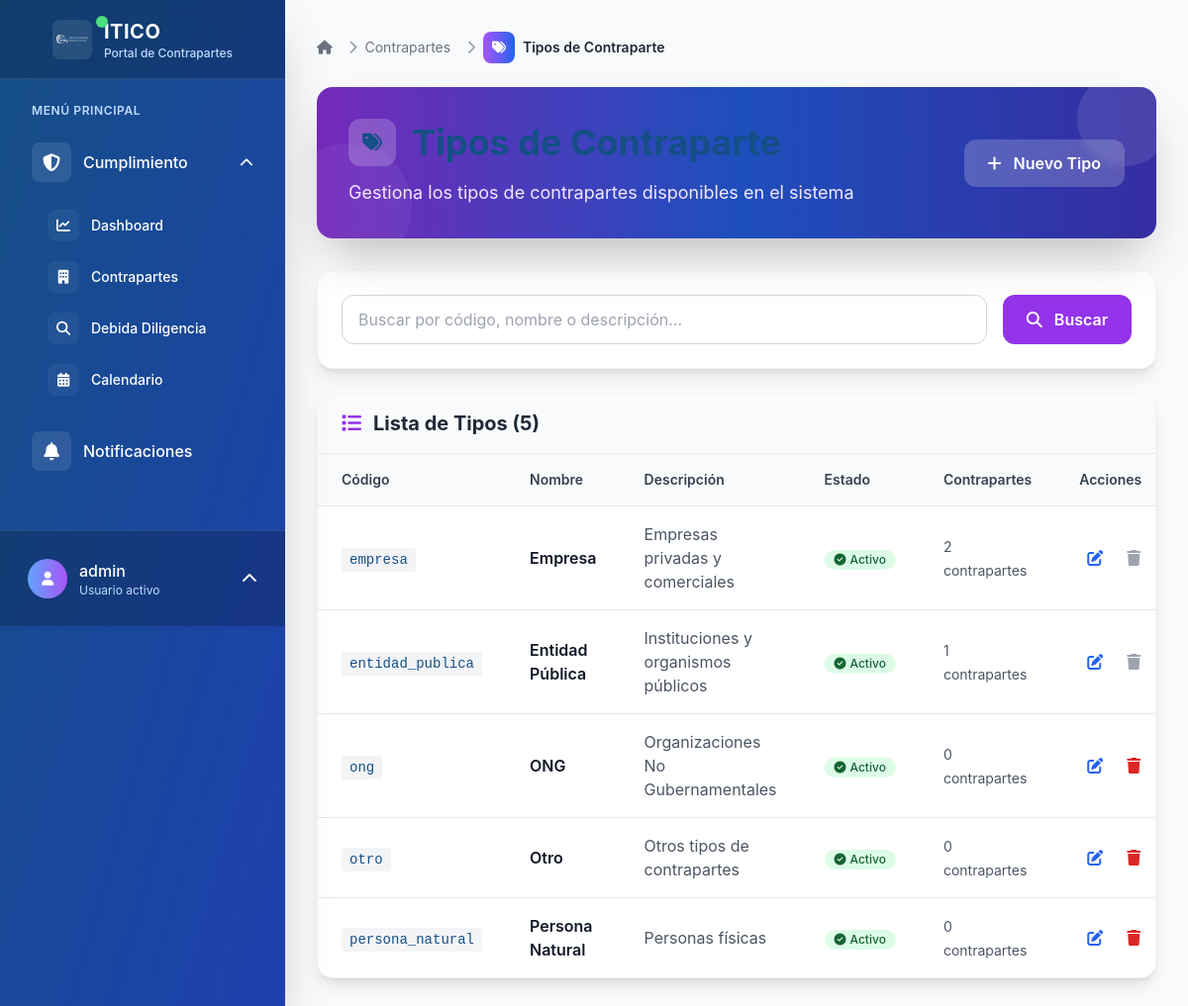
/contrapartes/tipos/ (signed in), run on the app's committed database.
### contrapartes/models.py (models this page shows, shortened)
class TipoContraparte(models.Model):
    codigo = models.CharField(
        max_length=20,
        unique=True,
        verbose_name="Código",
        help_text="Código único para identificar el tipo (ej: empresa, ong, etc.)"
    )
    nombre = models.CharField(
        max_length=100,
        verbose_name="Nombre",
        help_text="Nombre descriptivo del tipo de contraparte"
    )
    descripcion = models.TextField(
        blank=True,
        null=True,
        verbose_name="Descripción",
        help_text="Descripción detallada del tipo de contraparte"
    )
    activo = models.BooleanField(
        default=True,
        verbose_name="Activo",
        help_text="Indica si este tipo está disponible para nuevas contrapartes"
    )
    creado_por = models.ForeignKey(
        User,
        on_delete=models.PROTECT,
        related_name='tipos_contraparte_creados',
        verbose_name="Creado por"
    )
    fecha_creacion = models.DateTimeField(auto_now_add=True, verbose_name="Fecha de creación")
    fecha_actualizacion = models.DateTimeField(auto_now=True, verbose_name="Última actualización")
    class Meta:
        verbose_name = "Tipo de Contraparte"
        verbose_name_plural = "Tipos de Contraparte"
        ordering = ['nombre']

### contrapartes/views.py (the view)
# urls.py: path('tipos/', views.TipoContraparteListView.as_view(), name='tipo_lista'),
class TipoContraparteListView(LoginRequiredMixin, ListView):
    model = TipoContraparte
    template_name = 'contrapartes/tipo_lista.html'
    context_object_name = 'tipos'
    paginate_by = 20
    def get_queryset(self):
        queryset = TipoContraparte.objects.all()
        search = self.request.GET.get('search')
        if search:
            queryset = queryset.filter(
                Q(codigo__icontains=search) |
                Q(nombre__icontains=search) |
                Q(descripcion__icontains=search)
            )
        return queryset

### templates/contrapartes/tipo_lista.html (shortened to what this page needs)
{% extends 'base.html' %}
{% block breadcrumb %}
<nav aria-label="breadcrumb" class="mb-6">
    <ol class="flex items-center space-x-2 text-sm">
        <li class="flex items-center">
            <a href="{% url 'dashboard:index' %}" class="text-gray-500 hover:text-gray-700 transition-colors duration-200">
                <i class="fas fa-home"></i>
            </a>
        </li>
        <li class="flex items-center">
            <i class="fas fa-chevron-right text-gray-400 mx-2"></i>
            <a href="{% url 'contrapartes:lista' %}" class="text-gray-500 hover:text-gray-700 transition-colors duration-200">
                Contrapartes
            </a>
        </li>
        <li class="flex items-center">
            <i class="fas fa-chevron-right text-gray-400 mx-2"></i>
            <div class="flex items-center justify-center w-8 h-8 rounded-lg bg-gradient-to-r from-purple-500 to-blue-600 text-white mr-2">
                <i class="fas fa-tags text-sm"></i>
            </div>
            <span class="font-semibold text-gray-800">Tipos de Contraparte</span>
        </li>
    </ol>
</nav>
{% endblock %}
{% block content %}
<div class="mb-8">
    <div class="bg-gradient-to-r from-purple-600 via-blue-600 to-indigo-700 rounded-2xl p-8 text-white shadow-2xl relative overflow-hidden">
        <div class="absolute inset-0 bg-black bg-opacity-20"></div>
        <div class="absolute -top-4 -right-4 w-24 h-24 bg-white bg-opacity-10 rounded-full"></div>
        <div class="absolute -bottom-8 -left-8 w-32 h-32 bg-white bg-opacity-5 rounded-full"></div>
        <div class="relative z-10">
            <div class="flex justify-between items-center">
                <div>
                    <h1 class="text-3xl lg:text-4xl font-bold mb-3 flex items-center">
                        <div class="w-12 h-12 rounded-xl bg-white bg-opacity-20 flex items-center justify-center mr-4 backdrop-blur-sm">
                            <i class="fas fa-tags text-xl"></i>
                        </div>
                    </h1>
                    <p class="text-lg text-purple-100 leading-relaxed">
                        Gestiona los tipos de contrapartes disponibles en el sistema
                    </p>
                </div>
                <a href="{% url 'contrapartes:tipo_crear' %}" class="bg-white bg-opacity-20 hover:bg-opacity-30 text-white px-6 py-3 rounded-xl font-semibold transition-all duration-200 backdrop-blur-sm">
                    <i class="fas fa-plus mr-2"></i>
                    Nuevo Tipo
                </a>
            </div>
        </div>
    </div>
</div>
<div class="bg-white rounded-2xl shadow-lg border border-gray-100 mb-6 p-6">
    <form method="get" class="flex gap-4">
        <div class="flex-1">
            <input type="text"
                   name="search"
                   value="{{ request.GET.search }}"
                   placeholder="Buscar por código, nombre o descripción..."
                   class="w-full px-4 py-3 border border-gray-300 rounded-xl focus:ring-2 focus:ring-purple-500 focus:border-transparent transition-all duration-200">
        </div>
        <button type="submit" class="px-6 py-3 bg-purple-600 text-white rounded-xl font-semibold hover:bg-purple-700 transition-all duration-200">
            <i class="fas fa-search mr-2"></i>
            Buscar
        </button>
    </form>
</div>
<div class="bg-white rounded-2xl shadow-lg border border-gray-100 overflow-hidden">
    <div class="px-6 py-4 border-b border-gray-200 bg-gray-50">
        <h2 class="text-xl font-bold text-gray-800 flex items-center">
            <i class="fas fa-list mr-3 text-purple-600"></i>
            Lista de Tipos ({{ tipos|length }})
        </h2>
    </div>
    {% if tipos %}
    <div class="overflow-x-auto">
        <table class="w-full">
            <thead class="bg-gray-50 border-b border-gray-200">
                <tr>
                    <th class="px-6 py-4 text-left text-sm font-semibold text-gray-700">Código</th>
                    <th class="px-6 py-4 text-left text-sm font-semibold text-gray-700">Nombre</th>
                    <th class="px-6 py-4 text-left text-sm font-semibold text-gray-700">Descripción</th>
                    <th class="px-6 py-4 text-left text-sm font-semibold text-gray-700">Estado</th>
                    <th class="px-6 py-4 text-left text-sm font-semibold text-gray-700">Contrapartes</th>
                    <th class="px-6 py-4 text-left text-sm font-semibold text-gray-700">Acciones</th>
                </tr>
            </thead>
            <tbody class="divide-y divide-gray-200">
                {% for tipo in tipos %}
                <tr class="hover:bg-gray-50 transition-colors duration-200">
                    <td class="px-6 py-4">
                        <span class="font-mono text-sm bg-gray-100 px-2 py-1 rounded">{{ tipo.codigo }}</span>
                    </td>
                    <td class="px-6 py-4">
                        <span class="font-semibold text-gray-900">{{ tipo.nombre }}</span>
                    </td>
                    <td class="px-6 py-4">
                        <span class="text-gray-600">{{ tipo.descripcion|default:"Sin descripción"|truncatechars:50 }}</span>
                    </td>
                    <td class="px-6 py-4">
                        {% if tipo.activo %}
                            <span class="inline-flex items-center px-2.5 py-0.5 rounded-full text-xs font-medium bg-green-100 text-green-800">
                                <i class="fas fa-check-circle mr-1"></i>
                                Activo
                            </span>
                        {% else %}
                            <span class="inline-flex items-center px-2.5 py-0.5 rounded-full text-xs font-medium bg-red-100 text-red-800">
                                <i class="fas fa-times-circle mr-1"></i>
                                Inactivo
                            </span>
                        {% endif %}
                    </td>
                    <td class="px-6 py-4">
                        <span class="text-sm text-gray-600">{{ tipo.contrapartes.count }} contrapartes</span>
                    </td>
                    <td class="px-6 py-4">
                        <div class="flex items-center space-x-2">
                            <a href="{% url 'contrapartes:tipo_editar' tipo.pk %}"
                               class="text-blue-600 hover:text-blue-800 p-2 rounded-lg hover:bg-blue-50 transition-all duration-200"
                               title="Editar">
                                <i class="fas fa-edit"></i>
                            </a>
                            {% if tipo.contrapartes.count == 0 %}
                            <a href="{% url 'contrapartes:tipo_eliminar' tipo.pk %}"
                               class="text-red-600 hover:text-red-800 p-2 rounded-lg hover:bg-red-50 transition-all duration-200"
                               title="Eliminar">
                                <i class="fas fa-trash"></i>
                            </a>
                            {% else %}
                            <span class="text-gray-400 p-2" title="No se puede eliminar: tiene contrapartes asociadas">
                                <i class="fas fa-trash"></i>
                            </span>
                            {% endif %}
                        </div>
                    </td>
                </tr>
                {% endfor %}
            </tbody>
        </table>
    </div>
    {% endif %}
</div>
{% endblock %}

### templates/partials/user_menu.html (shortened to what this page needs)
{% if user.is_authenticated %}
    <div class="p-4 border-t border-white border-opacity-10 bg-black bg-opacity-20">
        <div class="relative">
            <button id="user-menu-button" class="group flex items-center w-full text-white hover:bg-white hover:bg-opacity-10 p-3 rounded-xl transition-all duration-300">
                <div class="flex items-center justify-center w-10 h-10 rounded-full bg-gradient-to-r from-blue-400 to-purple-500 mr-3 group-hover:scale-110 transition-transform duration-300">
                    <i class="fas fa-user text-sm"></i>
                </div>
                <div class="flex-1 text-left">
                    <p class="font-medium truncate group-hover:translate-x-1 transition-transform duration-300">{{ user.get_full_name|default:user.username }}</p>
                    <p class="text-xs text-blue-200">Usuario activo</p>
                </div>
                <i class="fas fa-chevron-up ml-2 transform group-hover:rotate-180 transition-transform duration-300" id="chevron-icon"></i>
            </button>
        </div>
    </div>
{% endif %}

### static/css/itico.css (style rules this page uses)
:root { --color-primario: #154F86; --color-blanco: #FFFFFF; --color-exito: #10B981; --color-advertencia: #F59E0B; --color-error: #EF4444; --color-info: #3B82F6; --color-fondo: var(--color-blanco); --color-fondo-secundario: #F9FAFB; --color-texto: var(--color-primario); --color-texto-secundario: #6B7280; --color-borde: #E5E7EB; --sombra-sm: 0 1px 2px 0 rgba(0, 0, 0, 0.05); --sombra-md: 0 4px 6px -1px rgba(0, 0, 0, 0.1); --sombra-lg: 0 10px 15px -3px rgba(0, 0, 0, 0.1); }
* { margin: 0; padding: 0; box-sizing: border-box; }
body { background: var(--color-fondo); color: var(--color-texto); font-family: -apple-system, BlinkMacSystemFont, 'Segoe UI', Roboto, Oxygen, Ubuntu, Cantarell, sans-serif; line-height: 1.6; }
h1, h2, h3, h4, h5, h6 { color: var(--color-primario); margin-bottom: 1rem; font-weight: 600; }
h1 { font-size: 2.5rem; }
h2 { font-size: 2rem; }
a { color: var(--color-primario); text-decoration: none; transition: color 0.3s ease; }
.shadow-lg { box-shadow: var(--sombra-lg); }
.rounded { border-radius: 0.5rem; }
.rounded-lg { border-radius: 0.75rem; }
.p-2 { padding: 0.5rem; }
.p-3 { padding: 0.75rem; }
.p-4 { padding: 1rem; }
.p-6 { padding: 1.5rem; }
.mb-3 { margin-bottom: 0.75rem; }
.mb-6 { margin-bottom: 1.5rem; }

### data on the page
TipoContraparte: codigo "empresa", nombre "Empresa", descripcion "Empresas privadas y comerciales", activo True (drawn), contrapartes.count "2"
TipoContraparte: codigo "entidad_publica", nombre "Entidad Pública", descripcion "Instituciones y organismos públicos", activo True (drawn), contrapartes.count "1"
TipoContraparte: codigo "ong", nombre "ONG", descripcion "Organizaciones No Gubernamentales", activo True (drawn), contrapartes.count "0"
TipoContraparte: codigo "otro", nombre "Otro", descripcion "Otros tipos de contrapartes", activo True (drawn), contrapartes.count "0"
TipoContraparte: codigo "persona_natural", nombre "Persona Natural", descripcion "Personas físicas", activo True (drawn), contrapartes.count "0"

### other printed values
{{ user.get_full_name|default:user.username }} "admin"
{{ tipos|length }} "5"
